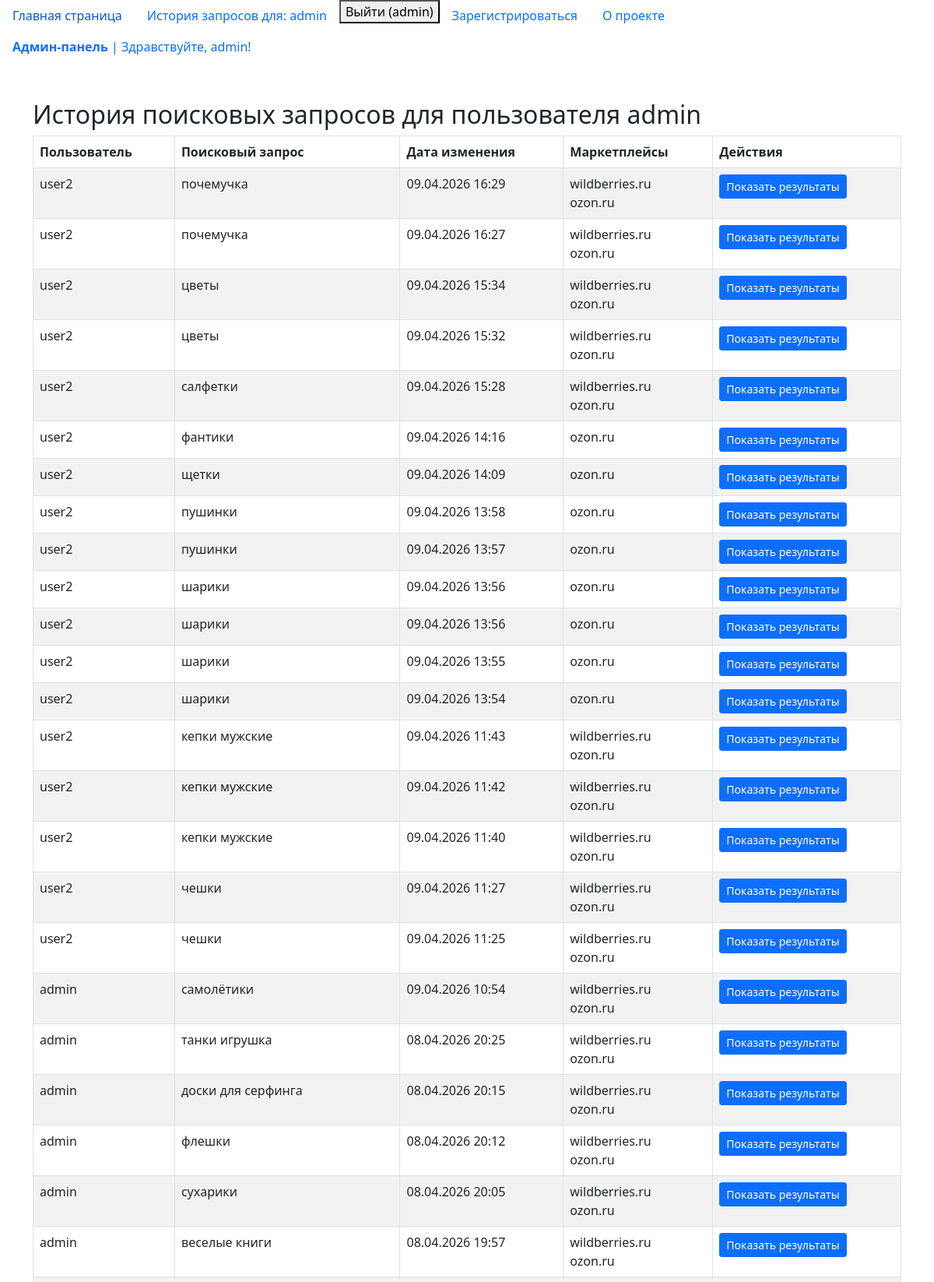
The page /query_list/ (signed in, upper part) on the database its author committed.
### custom_user_app/models/CustomUser.py (models this page shows, shortened)
class CustomUser(AbstractUser):
    """Поле имени пользователя: уникальное, максимум 70 символов."""
    username = models.CharField(
        max_length=70,
        unique=True,
        verbose_name="Имя пользователя.",
    )
    """Поле электронной почты: уникальное, валидируется как email."""
    email = models.EmailField(unique=True, verbose_name="Электронная почта")
    """Дата и время создания записи (устанавливается один раз при создании)."""
    created_at = models.DateTimeField(
        auto_now_add=True, verbose_name="Создано"
    )
    """Дата и время последнего обновления записи (автоматически обновляется при сохранении)."""
    updated_at = models.DateTimeField(auto_now=True, verbose_name="Изменено")
    USERNAME_FIELD = "username"  # Поле, используемое для аутентификации (вместо email)
    REQUIRED_FIELDS = ["email"]  # Список полей, запрашиваемых при создании пользователя через createsuperuser
    objects = CustomUserManager()  # Использование кастомного менеджера пользователей

### web_scraping/models/searchers.py (models this page shows, shortened)
class Searchers(BaseModel):
    class Meta:
        verbose_name = "Запрос"  # Человекочитаемое имя модели в единственном числе
        verbose_name_plural = "Запросы"  # Человекочитаемое имя модели во множественном числе
    """Связь с моделью CustomUser. Указывает, какой пользователь сделал запрос.
    При удалении пользователя все его поисковые запросы также будут удалены (CASCADE)."""
    user = models.ForeignKey(
        CustomUser,
        on_delete=models.CASCADE,
        verbose_name="Пользователь",
    )
    """Текст поискового запроса. Максимальная длина — 100 символов.
    Минимальное количество символов — 2 (проверяется валидатором MinLengthValidator)."""
    query = models.CharField(
        max_length=100,
        verbose_name="Поисковый запрос",
        validators=[MinLengthValidator(2)],
    )
    """Связь многие‑ко‑многим с моделью Product. Указывает на товары,
    найденные по данному запросу. related_name позволяет обращаться
    к запросам из объекта Product через атрибут 'searches'."""
    products = models.ManyToManyField(
        Product,
        related_name="searches",
        verbose_name="Найденные товары",
    )
    """Связь многие‑ко‑многим с моделью Marketplace. Указывает,
    на каких маркетплейсах производился поиск по запросу.
    related_name позволяет обращаться к запросам из объекта Marketplace
    через атрибут 'searches'."""
    marketplaces = models.ManyToManyField(
        Marketplace,
        related_name="searches",
        verbose_name="Маркетплейсы для поиска",
    )

### web_scraping/models/marketplace.py (models this page shows, shortened)
class Marketplace(BaseModel):
    class Meta:
        verbose_name = "Маркетплейс"  # Человекочитаемое имя модели в единственном числе
        verbose_name_plural = "Маркетплейсы"  # Человекочитаемое имя модели во множественном числе
    """Название маркетплейса. Максимальная длина — 100 символов."""
    name = models.CharField(
        max_length=100,
        verbose_name="Название маркетплейса",
    )
    """Базовый URL маркетплейса. Поле автоматически валидирует корректность URL."""
    base_url = models.URLField(verbose_name="Базовый URL")

### web_scraping/views/query_list.py (the view, shortened to what this page needs)
# urls.py: path("query_list/", query_list, name="query_list"),
@login_required(login_url="login")
def query_list(request):
    if request.user.is_superuser:
        searchers = Searchers.objects.all().order_by("-id")  # Все запросы, сортировка по убыванию ID
    else:
        searchers = Searchers.objects.filter(user=request.user).order_by("-id")  # Только запросы текущего пользователя
    marketplaces = Marketplace.objects.all()
    context = {
        "marketplaces": marketplaces,  # Список маркетплейсов для выбора в форме
        "searchers": searchers,  # История поисковых запросов (текущего пользователя или всех)
        "current_user": request.user  # Данные текущего пользователя для отображения в интерфейсе
    }
    return render(
        request,
        "web_scarping/search_list.html",
        context=context,
    )

### web_scraping/templates/web_scarping/search_list.html (shortened to what this page needs)
{% extends 'web_scarping/base.html' %}
{% block body %}
<div class="container mt-5">
    <h2>История поисковых запросов для пользователя {{ user.username }}</h2>
    <div class="row">
        <div class="col-md-12">
            <table class="table table-striped table-bordered">
                <thead>
                    <tr>
                        <th>Пользователь</th>
                        <th>Поисковый запрос</th>
                        <th>Дата изменения</th>
                        <th>Маркетплейсы</th>
                        <th>Действия</th>
                    </tr>
                </thead>
                <tbody>
                    {% for search in searchers %}
                    <tr>
                        <td>{{ search.user.username }}</td>
                        <td>{{ search.query }}</td>
                        <td>{{ search.updated_at|date:"d.m.Y H:i" }}</td>
                        <td>
                            {% for marketplace in search.marketplaces.all %}
                                {{ marketplace.name }}<br>
                            {% empty %}
                                Маркетплейсы не выбраны
                            {% endfor %}
                        </td>
                        <td>
                            <a href="{% url 'query_result' search.id %}"
                               class="btn btn-primary btn-sm">
                                 Показать результаты
                            </a>
                        </td>
                    </tr>
                    {% empty %}
                    <tr>
                        <td colspan="5" class="text-center">
                            Записей не найдено
                        </td>
                    </tr>
                    {% endfor %}
                </tbody>
            </table>
        </div>
    </div>
</div>
{% endblock %}

### web_scraping/templates/web_scarping/base.html (shortened to what this page needs)
<!DOCTYPE html>
<html lang="ru">
<head>
    <link href="https://cdn.jsdelivr.net/npm/bootstrap@5.0.2/dist/css/bootstrap.min.css"
          rel="stylesheet"
>
    <nav>
        <ul class="nav">
            <li class="nav-item">
                <a class="nav-link active" aria-current="page" href="{% url 'index' %}">Главная страница</a>
            </li>
            <li class="nav-item">
                <a class="nav-link" href="{% url 'query_list' %}">История запросов для: {{ user.username }}</a>
            </li>
            <li class="nav-item">
                {% if user.is_authenticated %}
                    <form method="post" action="{% url 'logout' %}">
                        <button type="submit">Выйти ({{ user.username }})</button>
                    </form>
                {% else %}
                    <a class="nav-link" href="{% url 'login' %}">Авторизоваться</a>
                {% endif %}
            </li>
            <li class="nav-item">
                <a class="nav-link" href="{% url 'register' %}">Зарегистрироваться</a>
            </li>
            <li class="nav-item">
                <a class="nav-link" href="{% url 'about' %}">О проекте</a>
            </li>
            <li class="nav-item">
                {% if user.is_authenticated %}
                    {% if user.is_superuser %}
                        <a class="nav-link text-primary" href="/admin/">
                            <strong>Админ-панель</strong> | Здравствуйте, {{ user.username }}!
                        </a>
                    {% else %}
                        <a class="nav-link disabled">Здравствуйте, {{ user.username }}!</a>
                    {% endif %}
                {% else %}
                    <a class="nav-link disabled">Добро пожаловать, советую авторизоваться!</a>
                {% endif %}
            </li>
        </ul>
    </nav>
</head>
<body>
    {% block body %}
    {% endblock %}
</body>
</html>

### rows shown on the page
CustomUser: username "admin"
Searchers: user.username "user2", query "почемучка", updated_at "09.04.2026 16:29"
Marketplace: name "wildberries.ru"
Marketplace: name "ozon.ru"
Searchers: user.username "user2", query "почемучка", updated_at "09.04.2026 16:27"
Searchers: user.username "user2", query "цветы", updated_at "09.04.2026 15:34"
Searchers: user.username "user2", query "цветы", updated_at "09.04.2026 15:32"
Searchers: user.username "user2", query "салфетки", updated_at "09.04.2026 15:28"
Searchers: user.username "user2", query "фантики", updated_at "09.04.2026 14:16"
Searchers: user.username "user2", query "щетки", updated_at "09.04.2026 14:09"
Searchers: user.username "user2", query "пушинки", updated_at "09.04.2026 13:58"
Searchers: user.username "user2", query "пушинки", updated_at "09.04.2026 13:57"
Searchers: user.username "user2", query "шарики", updated_at "09.04.2026 13:56"
Searchers: user.username "user2", query "шарики", updated_at "09.04.2026 13:56"
Searchers: user.username "user2", query "шарики", updated_at "09.04.2026 13:55"
Searchers: user.username "user2", query "шарики", updated_at "09.04.2026 13:54"
Searchers: user.username "user2", query "кепки мужские", updated_at "09.04.2026 11:43"
Searchers: user.username "user2", query "кепки мужские", updated_at "09.04.2026 11:42"
Searchers: user.username "user2", query "кепки мужские", updated_at "09.04.2026 11:40"
Searchers: user.username "user2", query "чешки", updated_at "09.04.2026 11:27"
Searchers: user.username "user2", query "чешки", updated_at "09.04.2026 11:25"
Searchers: user.username "admin", query "самолётики", updated_at "09.04.2026 10:54"
Searchers: user.username "admin", query "танки игрушка", updated_at "08.04.2026 20:25"
Searchers: user.username "admin", query "доски для серфинга", updated_at "08.04.2026 20:15"
Searchers: user.username "admin", query "флешки", updated_at "08.04.2026 20:12"
Searchers: user.username "admin", query "сухарики", updated_at "08.04.2026 20:05"
Searchers: user.username "admin", query "веселые книги", updated_at "08.04.2026 19:57"
